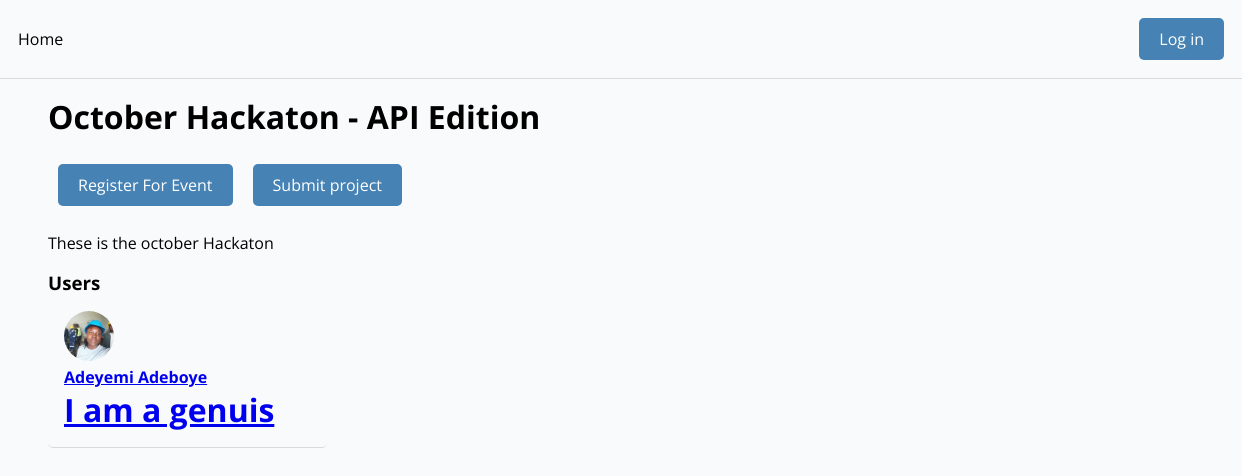
Screenshot of /event/52adc3e0-c242-4b12-95b4-a63130df9161/ with the database file from the repository.
### base/models.py (models this page shows, shortened)
class Event(models.Model):
    name = models.CharField(max_length=200)
    description = models.TextField(null=True, blank=True)
    participants = models.ManyToManyField(User, blank=True, related_name='event')
    start_date = models.DateTimeField(null=True)
    end_date = models.DateTimeField(null=True)
    registration_deadline = models.DateTimeField(null=True)
    updated = models.DateTimeField(auto_now=True)
    created = models.DateTimeField(auto_now_add=True)
    id = models.UUIDField(default=uuid.uuid4, unique=True, primary_key=True, editable=False)

class User(AbstractUser):
    name = models.CharField(max_length=100, null=True)
    email = models.EmailField(unique=True, null=True)
    bio = models.TextField(null=True, blank=True)
    hackathon_participants = models.BooleanField(default=True, null=True)
    id = models.UUIDField(default=uuid.uuid4, unique=True, primary_key=True, editable=False)
    avatar = ResizedImageField(size=[300, 300], crop=['middle', 'center'], default='avatar.jpg')
    USERNAME_FIELD = 'email'
    REQUIRED_FIELDS = ['username']
    twitter = models.URLField(max_length=500, null=True, blank=True)
    linkedin = models.URLField(max_length=500, null=True, blank=True)
    facebook = models.URLField(max_length=500, null=True, blank=True)
    website = models.URLField(max_length=500, null=True, blank=True)
    github = models.URLField(max_length=500, null=True, blank=True)

### base/views.py (the view)
# urls.py: path('event/<str:pk>/', views.event_page, name="event"),
def event_page(request, pk):
    event = Event.objects.get(id=pk)
    present = datetime.now().timestamp()
    deadline = event.registration_deadline.timestamp()
    present_deadline = (present > deadline)
    register = False
    submitted = False
    if request.user.is_authenticated:
        register = request.user.event.filter(id=event.id).exists()
        submitted = Submission.objects.filter(participant=request.user, event=(event)).exists()
    context = {'event':event, 'register':register, 'submitted':submitted, 'present_deadline':present_deadline}
    return render(request, 'event.html', context)

### templates/event.html
{% extends 'main.html' %}
{% block content %}
<div class="section">
     <h1>{{event.name}}</h1>
</div>
{% if present_deadline == False %}
<div class="section" id="event--action--wrapper">
     {% if Registered %}
     <p class="text--success">You have already register for these event</p>
     {% else %}
     <a class="btn btn--primary" href="{%  url 'registration_confirmation' event.id %}">Register For Event</a>
     {% endif %}
     {% if submitted %}
     <p class="text--success">You have submit your project already</p>
     {% else %}
     <a class="btn btn--primary" href="{% url 'project_submission' event.id %}">Submit project</a>
     {% endif %}
</div>
{% else %}
<p>Registration closed for these event</p>
{% endif %}
<div class="section"><p>{{event.description|linebreaks|urlize}}</p></div>
     <h3>Users</h3>
     <div class="users--lists">
{% for user in event.participants.all %}
     <a href="{% url 'profile' user.id %}">
     <div class="wrapper--user">
     <img class="user--avatar--sm" src="{{user.avatar.url}}">
     <h4>{{user.name}}</h4>
     {% if user.bio %}
     <h1>{{user.bio|truncatechars:50}}</h1>
     {% endif %}
     </div>
     </a>
{% endfor %}
</div>
{% endblock content %}

### static/css/main.css (style rules this page uses)
* { box-sizing: border-box; margin: 0; padding: 0; font-family: 'Open Sans'; background-color: rgb(249, 250, 251); }
.section { margin: 1em 0; }
.btn { padding: 10px 20px; border-radius: 5px; text-decoration: none; background-color: gray; color: black; display: block; width: fit-content; margin: 10px; border:none }
.btn--primary { background-color: steelblue; color: white; }
.user--avatar--sm { height: 50px; width: 50px; object-fit: cover; border-radius: 50%; }
.users--lists { display: grid; grid-template-columns: 1fr 1fr 1fr 1fr; gap: 2em; }
.wrapper--user { border-bottom: 1px solid rgb(218, 218, 218); padding: 1em; border-radius: 5px; }
#event--action--wrapper { display: flex; flex-wrap: wrap; }

### rows the page displays
Event: name "October Hackaton - API Edition", description "These is the october Hackaton"
User: avatar (picture), name "Adeyemi Adeboye", bio "I am a genuis"
